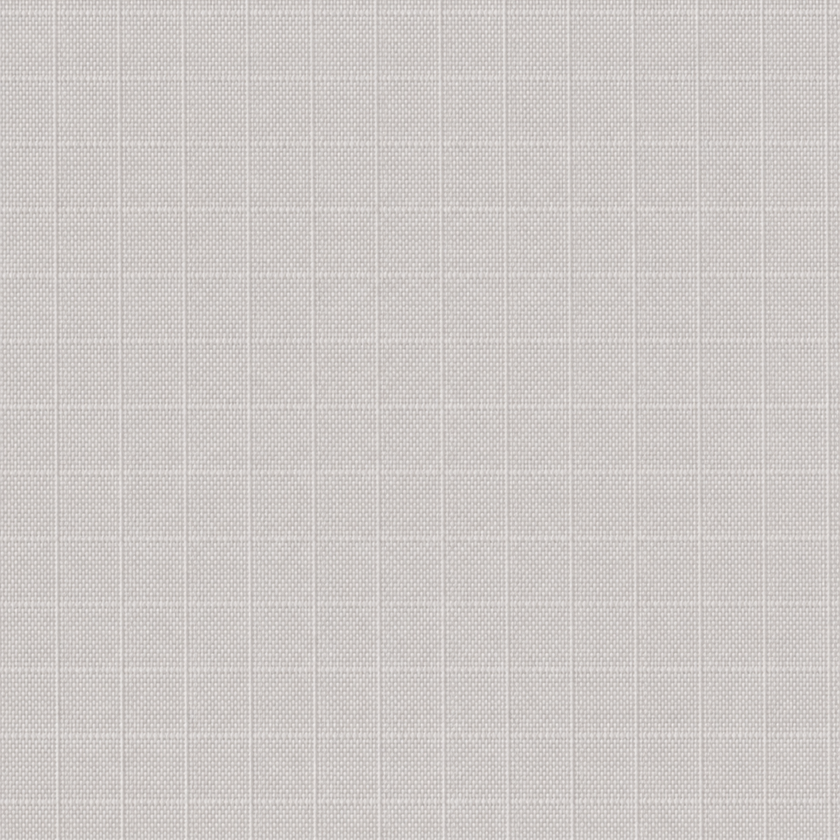
#> input picture Content/ArtSource/Canopy/T_CanopyRipstop_Albedo_Source_v2.png, 840 x 840 px, shrunk from 1254 x 1254 before the run
$ python generate_canopy_normal.py
#> lines starting #> are read from the running program, lines starting #| are printed output that depends on the picture
"""Derive a subtle, tile-safe normal map from the authored ripstop albedo.

This is deliberately a shallow weave normal, not a simulated cloth wrinkle:
the procedural canopy geometry remains responsible for pressure, brake and
collapse deformation. The normal only gives the reinforcement grid a grazing
light response in hero captures.
"""

from pathlib import Path

from PIL import Image, ImageFilter, ImageOps


ROOT = Path(__file__).resolve().parents[2]
SOURCE = ROOT / "Content/ArtSource/Canopy/T_CanopyRipstop_Albedo_Source_v2.png"
OUTPUT = ROOT / "Content/ArtSource/Canopy/T_CanopyRipstop_Normal_Source_v1.png"


def main():
    image = Image.open(SOURCE).convert("L")
    # Keep broad weave variation but suppress colour/pixel noise. Central
    # differences wrap at the tile boundary, so repeating UVs cannot show a
    # visible lighting seam.
    height = image.filter(ImageFilter.GaussianBlur(radius=0.65))
    width, height_px = height.size
#> width = 840; height_px = 840
    pixels = height.load()
    normal = Image.new("RGB", (width, height_px))
#> normal: PIL image 840x840 RGB; every value is 0
    out = normal.load()
    strength = 0.72
    for y in range(height_px):
        for x in range(width):
            dx = (pixels[(x + 1) % width, y] - pixels[(x - 1) % width, y]) / 255.0
            dy = (pixels[x, (y + 1) % height_px] - pixels[x, (y - 1) % height_px]) / 255.0
            nx = -dx * strength
            ny = -dy * strength
            nz = 1.0
            length = (nx * nx + ny * ny + nz * nz) ** 0.5
            out[x, y] = (
                round((nx / length * 0.5 + 0.5) * 255),
                round((ny / length * 0.5 + 0.5) * 255),
                round((nz / length * 0.5 + 0.5) * 255),
            )
    normal.save(OUTPUT, optimize=True)
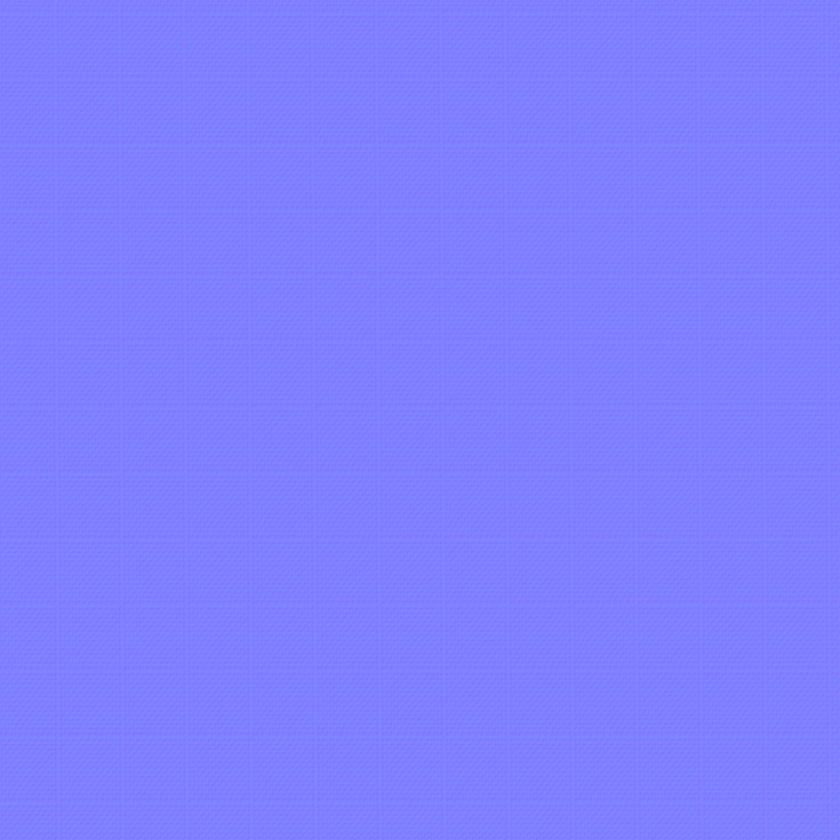
#> saved as T_CanopyRipstop_Normal_Source_v1.png: PIL image 840x840 RGB; mean R, G, B 127.5, 127.5, 255
    print(OUTPUT)


if __name__ == "__main__":
    main()
